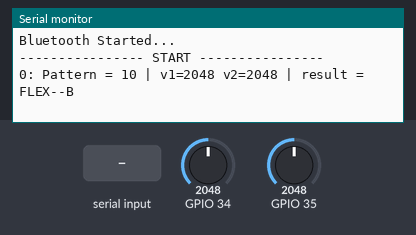
A sketch run on a simulated ESP32. Parts: the last lines printed to the serial monitor. The inputs (shaded band) are chosen by the test bench; at power-on: GPIO 35 = 2048, GPIO 34 = 2048. Nothing arrives over Bluetooth unless stated.

Above: at 2.2 s.
2.3 s: GPIO 35 set to 2866
At 2.8 s:
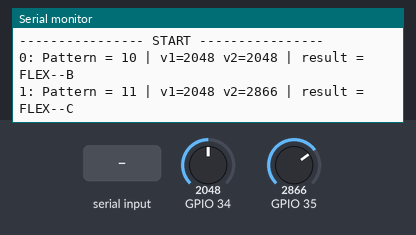
3.9 s: GPIO 34 set to 1228
At 5.2 s:
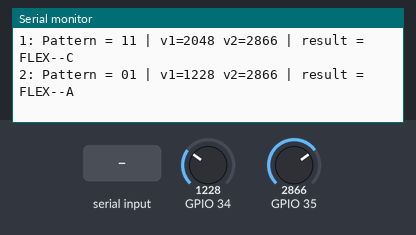
5.7 s: "1\n" received over Serial
At 6.9 s:
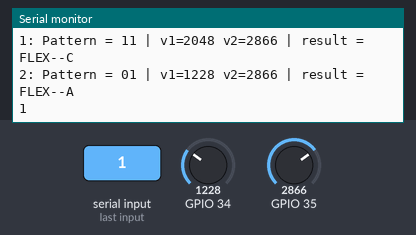
7.2 s: "1\n" received over the second serial link
At 8.1 s:
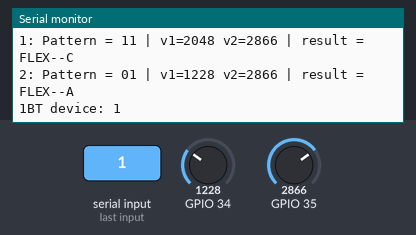
8.8 s: GPIO 35 set to 2047
At 10.3 s:
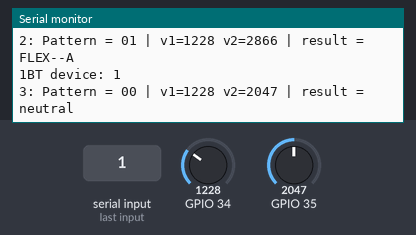
10.6 s: "0\n" received over Serial
At 11.3 s:
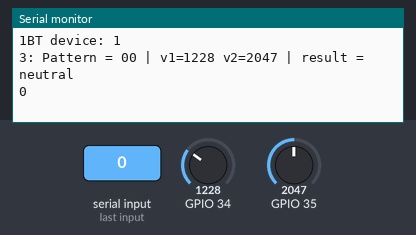

The sketch:

main_prog_blueTooth.ino
```cpp
#include "BluetoothSerial.h"

BluetoothSerial BT;

const int flex1 = 34;
const int flex2 = 35;

const int TH1 = 2000;
const int TH2 = 2360;

String gesture;
int lastPattern = -1;
int count = 0;

// --------- smooth reading ----------
int readFlex(int pin) {
  long sum = 0;
  for (int i = 0; i < 20; i++) {
    sum += analogRead(pin);
    delay(5);          // faster averaging
  }
  return sum / 20;
}

// -------- Bluetooth debug ----------
void communicate() {
  if (Serial.available()) {
    String pcMsg = Serial.readStringUntil('\n');
    Serial.print(pcMsg);
    BT.println(" PC: "+pcMsg);

  }
  if (BT.available()) {
    String msg = BT.readStringUntil('\n');
    Serial.println("BT device: " + msg);
  }
}

void setup() {
  Serial.begin(115200);
  delay(1000);

  BT.begin("saptarshi_test");   // avoid spaces & apostrophe
  Serial.println("Bluetooth Started...");
  Serial.println("---------------- START ----------------");
}

void loop() {

  int v1 = readFlex(flex1);
  int v2 = readFlex(flex2);
  communicate();

  int bit1 = (v1 >= TH1) ? 1 : 0;
  int bit2 = (v2 >= TH2) ? 1 : 0;

  int currentPattern = (bit1 << 1) | bit2;  // 00→0, 01→1, 10→2, 11→3

  if (currentPattern != lastPattern) {

    Serial.print(count);
    Serial.print(": Pattern = ");
    Serial.print(bit1);
    Serial.print(bit2);
    Serial.print(" | v1=");
    Serial.print(v1);
    Serial.print(" v2=");
    Serial.print(v2);
    Serial.print(" | result = ");

    switch (currentPattern) {
      case 0: gesture = "neutral"; break;
      case 1: gesture = "FLEX--A"; break;
      case 2: gesture = "FLEX--B"; break;
      case 3: gesture = "FLEX--C"; break;
    }

    Serial.println(gesture);

    // ---- send clean output to phone ----
    BT.print(bit1);
    BT.print(bit2);
    BT.println("  ||  "+gesture);

    count++;
    lastPattern = currentPattern;
  }

  delay(100);
}
```

Measured:
- after the input at 2.3 s, the serial monitor: prints a new line after 0.12 s (image 1)
- after the input at 3.9 s, the serial monitor: prints a new line after 0.35 s (image 2)
- after the input at 5.7 s, the serial monitor: prints a new line after 0.08 s (image 3)
- after the input at 7.2 s, the serial monitor: prints a new line after 0.10 s (image 4)
- after the input at 8.8 s, the serial monitor: prints a new line after 0.33 s (image 5)
- after the input at 10.6 s, the serial monitor: prints a new line after 0.05 s (image 6)
